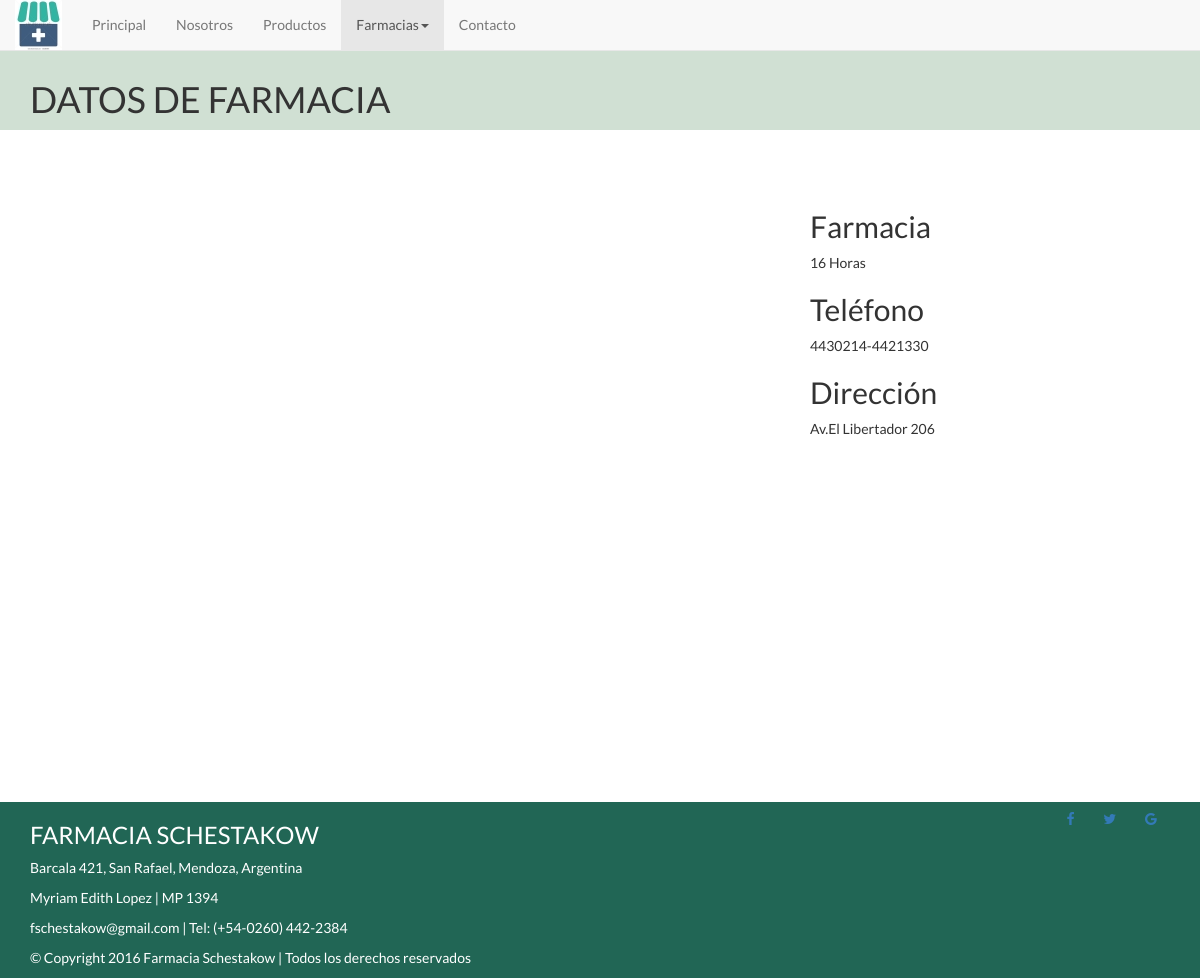
The page /farmacias/1/ on the database its author committed.
### farmacias/models.py (models this page shows, shortened)
class Pharmacy(models.Model):
    name = models.CharField(max_length=200)
    phone = models.CharField(max_length=20)
    address = models.CharField(max_length=200)
    lat = models.DecimalField(max_digits=18, decimal_places=16)
    lng = models.DecimalField(max_digits=18, decimal_places=16)

### farmacias/views.py (the view)
# urls.py: url(r'^(?P<pharmacy_id>[0-9]+)/$', views.detail, name='detail'),
def detail(request, pharmacy_id):
    pharmacy = get_object_or_404(Pharmacy, pk=pharmacy_id)
    return render(request, 'farmacias/detail.html', {'pharmacy': pharmacy})

### farmacias/templates/farmacias/detail.html (shortened to what this page needs)
<!DOCTYPE html>
<html>
  {% load staticfiles %}
  <head>
  	{% include 'head_links.html' %}
  </head>
  <body>
    {% include 'farmacias/nav-bar.html' %}
    <br>
    {%include 'farmacias/detail_header.html' %}
		<div class="content-div">
      <div class="container">
        <div class="row">
          <div class="col-md-8 content-col">
   					<div id="map"></div>
          </div>
          <div class="col-md-4 content-col">
						{% if pharmacy %}
							<h2>Farmacia</h2>
							<p>{{ pharmacy.name|title }}</p>
							<h2>Teléfono</h2>
							<p>{{ pharmacy.phone }}</p>
							<h2>Dirección</h2>
							<p>{{ pharmacy.address|title }}</p>
    				{% else %}
    					<p>Los datos de la farmacia no son válidos.</p>
   	 				{% endif %}
					</div>
        </div>
      </div>
    </div>
    {% include 'footer.html' %}
  </body>
</html>

### static/css/custom.css (style rules this page uses)
.content-col { padding-top:60px; padding-bottom:60px; }
html, body { height:100%; margin:0; padding:0; font-family: 'Lato', sans-serif; }
#map { height: 69vh; }

### rows shown on the page
Pharmacy: name "16 Horas", phone "4430214-4421330", address "Av.El Libertador 206"
